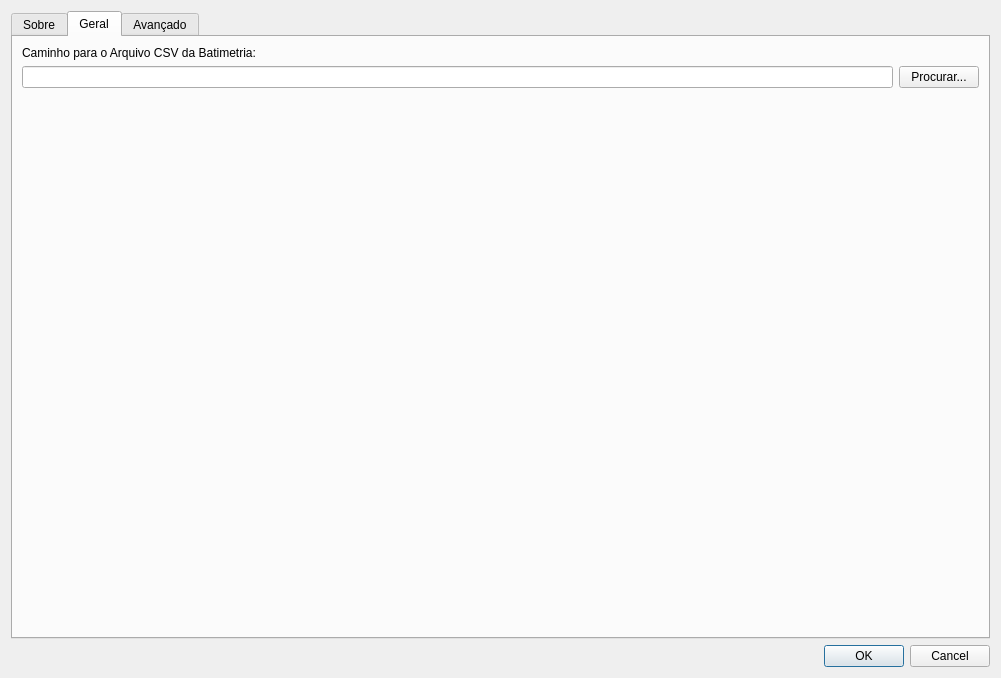
<?xml version="1.0" encoding="UTF-8"?>
<ui version="4.0">
 <class>DepthReaderOCRDialogBase</class>
 <widget class="QDialog" name="DepthReaderOCRDialogBase">
  <property name="geometry">
   <rect>
    <x>0</x>
    <y>0</y>
    <width>1001</width>
    <height>528</height>
   </rect>
  </property>
  <property name="windowTitle">
   <string>Configurações - Depth Reader OCR</string>
  </property>
  <layout class="QVBoxLayout" name="verticalLayout">
   <item>
    <widget class="QTabWidget" name="tabWidget">
     <property name="currentIndex">
      <number>1</number>
     </property>
     <widget class="QWidget" name="tab">
      <attribute name="title">
       <string>Sobre</string>
      </attribute>
      <layout class="QVBoxLayout" name="sobreLayout">
       <item>
        <widget class="QTextBrowser" name="tbInfo">
         <property name="minimumSize">
          <size>
           <width>929</width>
           <height>580</height>
          </size>
         </property>
         <property name="html">
          <string>&lt;!DOCTYPE HTML PUBLIC &quot;-//W3C//DTD HTML 4.0//EN&quot; &quot;http://www.w3.org/TR/REC-html40/strict.dtd&quot;&gt;
&lt;html&gt;&lt;head&gt;&lt;meta name=&quot;qrichtext&quot; content=&quot;1&quot; /&gt;&lt;style type=&quot;text/css&quot;&gt;
p, li { white-space: pre-wrap; }
&lt;/style&gt;&lt;/head&gt;&lt;body style=&quot; font-family:'MS Shell Dlg 2'; font-size:8.25pt; font-weight:400; font-style:normal;&quot;&gt;
&lt;p style=&quot; margin-top:0px; margin-bottom:0px; margin-left:0px; margin-right:0px; -qt-block-indent:0; text-indent:0px;&quot;&gt;&lt;span style=&quot; font-size:8pt; font-weight:600;&quot;&gt;Este plugin detecta profundidades em cartas náuticas usando OCR.&lt;/span&gt;&lt;/p&gt;
&lt;p style=&quot;-qt-paragraph-type:empty; margin-top:0px; margin-bottom:0px; margin-left:0px; margin-right:0px; -qt-block-indent:0; text-indent:0px; font-size:8pt;&quot;&gt;&lt;br /&gt;&lt;/p&gt;
&lt;p style=&quot; margin-top:0px; margin-bottom:0px; margin-left:0px; margin-right:0px; -qt-block-indent:0; text-indent:0px;&quot;&gt;&lt;span style=&quot; font-size:8pt; font-weight:600;&quot;&gt;• Diretório para Imagens de Debug:&lt;/span&gt;&lt;span style=&quot; font-size:8pt;&quot;&gt; Local onde serão salvas as imagens recortadas e processadas para depuração. Útil para verificar o desempenho do OCR.&lt;/span&gt;&lt;/p&gt;
&lt;p style=&quot;-qt-paragraph-type:empty; margin-top:0px; margin-bottom:0px; margin-left:0px; margin-right:0px; -qt-block-indent:0; text-indent:0px; font-size:8pt;&quot;&gt;&lt;br /&gt;&lt;/p&gt;
&lt;p style=&quot; margin-top:0px; margin-bottom:0px; margin-left:0px; margin-right:0px; -qt-block-indent:0; text-indent:0px;&quot;&gt;&lt;span style=&quot; font-size:8pt; font-weight:600;&quot;&gt;• Caminho para o Arquivo CSV da Batimetria:&lt;/span&gt;&lt;span style=&quot; font-size:8pt;&quot;&gt; Local e nome do arquivo CSV onde as profundidades detectadas e suas coordenadas (X, Y) serão registradas.&lt;/span&gt;&lt;/p&gt;
&lt;p style=&quot;-qt-paragraph-type:empty; margin-top:0px; margin-bottom:0px; margin-left:0px; margin-right:0px; -qt-block-indent:0; text-indent:0px; font-size:8pt;&quot;&gt;&lt;br /&gt;&lt;/p&gt;
&lt;p style=&quot; margin-top:0px; margin-bottom:0px; margin-left:0px; margin-right:0px; -qt-block-indent:0; text-indent:0px;&quot;&gt;&lt;span style=&quot; font-size:8pt; font-weight:600;&quot;&gt;• Tamanho do Recorte:&lt;/span&gt;&lt;span style=&quot; font-size:8pt;&quot;&gt; Define o tamanho do quadrado (em pixels) ao redor do ponto clicado que será analisado pelo OCR. Múltiplos de 16 são recomendados para otimização.&lt;/span&gt;&lt;/p&gt;
&lt;p style=&quot;-qt-paragraph-type:empty; margin-top:0px; margin-bottom:0px; margin-left:0px; margin-right:0px; -qt-block-indent:0; text-indent:0px; font-size:8pt;&quot;&gt;&lt;br /&gt;&lt;/p&gt;
&lt;p style=&quot; margin-top:0px; margin-bottom:0px; margin-left:0px; margin-right:0px; -qt-block-indent:0; text-indent:0px;&quot;&gt;&lt;span style=&quot; font-size:8pt; font-weight:600;&quot;&gt;• Requisitos:&lt;/span&gt;&lt;span style=&quot; font-size:8pt;&quot;&gt; Para um desempenho ideal, certifique-se de que o Tesseract OCR está instalado e configurado corretamente em seu sistema. EasyOCR também é usado se disponível.&lt;/span&gt;&lt;/p&gt;&lt;/body&gt;&lt;/html&gt;</string>
         </property>
        </widget>
       </item>
      </layout>
     </widget>
     <widget class="QWidget" name="Geral">
      <attribute name="title">
       <string>Geral</string>
      </attribute>
      <layout class="QVBoxLayout" name="geralLayout">
       <item>
        <layout class="QVBoxLayout" name="ocr_checkbox_placeholder_layout"/>
       </item>
       <item>
        <widget class="QLabel" name="label_csv_path">
         <property name="sizePolicy">
          <sizepolicy hsizetype="Minimum" vsizetype="Minimum">
           <horstretch>0</horstretch>
           <verstretch>0</verstretch>
          </sizepolicy>
         </property>
         <property name="text">
          <string>Caminho para o Arquivo CSV da Batimetria:</string>
         </property>
        </widget>
       </item>
       <item>
        <layout class="QHBoxLayout" name="csvLayout">
         <item>
          <widget class="QLineEdit" name="leCSVPath">
           <property name="sizePolicy">
            <sizepolicy hsizetype="Expanding" vsizetype="Fixed">
             <horstretch>0</horstretch>
             <verstretch>0</verstretch>
            </sizepolicy>
           </property>
          </widget>
         </item>
         <item>
          <widget class="QPushButton" name="btnBrowseCSV">
           <property name="text">
            <string>Procurar...</string>
           </property>
          </widget>
         </item>
        </layout>
       </item>
       <item>
        <spacer name="geralSpacer">
         <property name="orientation">
          <enum>Qt::Vertical</enum>
         </property>
         <property name="sizeHint" stdset="0">
          <size>
           <width>20</width>
           <height>40</height>
          </size>
         </property>
        </spacer>
       </item>
      </layout>
     </widget>
     <widget class="QWidget" name="Avancado">
      <attribute name="title">
       <string>Avançado</string>
      </attribute>
      <layout class="QVBoxLayout" name="avancadoLayout">
       <item>
        <widget class="QLabel" name="label_debug_dir">
         <property name="sizePolicy">
          <sizepolicy hsizetype="Minimum" vsizetype="Minimum">
           <horstretch>0</horstretch>
           <verstretch>0</verstretch>
          </sizepolicy>
         </property>
         <property name="text">
          <string>Diretório para Imagens de Debug:</string>
         </property>
        </widget>
       </item>
       <item>
        <widget class="QLineEdit" name="leDebugDir">
         <property name="sizePolicy">
          <sizepolicy hsizetype="Expanding" vsizetype="Fixed">
           <horstretch>0</horstretch>
           <verstretch>0</verstretch>
          </sizepolicy>
         </property>
        </widget>
       </item>
       <item>
        <widget class="QPushButton" name="btnBrowseDebugDir">
         <property name="text">
          <string>Procurar...</string>
         </property>
        </widget>
       </item>
       <item>
        <widget class="QLabel" name="label_clip_size">
         <property name="sizePolicy">
          <sizepolicy hsizetype="Minimum" vsizetype="Minimum">
           <horstretch>0</horstretch>
           <verstretch>0</verstretch>
          </sizepolicy>
         </property>
         <property name="text">
          <string>Tamanho do Recorte (pixels - múltiplos de 16):</string>
         </property>
        </widget>
       </item>
       <item>
        <widget class="QComboBox" name="cbClipSize">
         <property name="sizePolicy">
          <sizepolicy hsizetype="Expanding" vsizetype="Fixed">
           <horstretch>0</horstretch>
           <verstretch>0</verstretch>
          </sizepolicy>
         </property>
         <item>
          <property name="text">
           <string>16</string>
          </property>
         </item>
         <item>
          <property name="text">
           <string>32</string>
          </property>
         </item>
         <item>
          <property name="text">
           <string>48</string>
          </property>
         </item>
         <item>
          <property name="text">
           <string>64</string>
          </property>
         </item>
         <item>
          <property name="text">
           <string>80</string>
          </property>
         </item>
         <item>
          <property name="text">
           <string>96</string>
          </property>
         </item>
        </widget>
       </item>
       <item>
        <widget class="QLabel" name="label">
         <property name="text">
          <string>Ângulos de Rotação (°)</string>
         </property>
        </widget>
       </item>
       <item>
        <widget class="QLineEdit" name="leRotations">
         <property name="sizePolicy">
          <sizepolicy hsizetype="Expanding" vsizetype="Fixed">
           <horstretch>0</horstretch>
           <verstretch>0</verstretch>
          </sizepolicy>
         </property>
        </widget>
       </item>
       <item>
        <widget class="QGroupBox" name="groupBox">
         <property name="sizePolicy">
          <sizepolicy hsizetype="Expanding" vsizetype="Minimum">
           <horstretch>0</horstretch>
           <verstretch>0</verstretch>
          </sizepolicy>
         </property>
         <property name="title">
          <string>Filtros de Pré-processamento Ativos</string>
         </property>
         <layout class="QVBoxLayout" name="filtrosLayout">
          <item>
           <widget class="QCheckBox" name="chkClahe">
            <property name="text">
             <string>CLAHE</string>
            </property>
           </widget>
          </item>
          <item>
           <widget class="QCheckBox" name="chkGaussian">
            <property name="text">
             <string>Threshold Adaptativo Gaussiano</string>
            </property>
           </widget>
          </item>
          <item>
           <widget class="QCheckBox" name="chkMean">
            <property name="text">
             <string>Threshold Adaptativo Médio</string>
            </property>
           </widget>
          </item>
         </layout>
        </widget>
       </item>
       <item>
        <spacer name="avancadoSpacer">
         <property name="orientation">
          <enum>Qt::Vertical</enum>
         </property>
         <property name="sizeHint" stdset="0">
          <size>
           <width>20</width>
           <height>40</height>
          </size>
         </property>
        </spacer>
       </item>
      </layout>
     </widget>
    </widget>
   </item>
   <item>
    <layout class="QFormLayout" name="formLayout"/>
   </item>
   <item>
    <widget class="QDialogButtonBox" name="button_box">
     <property name="orientation">
      <enum>Qt::Horizontal</enum>
     </property>
     <property name="standardButtons">
      <set>QDialogButtonBox::Cancel|QDialogButtonBox::Ok</set>
     </property>
    </widget>
   </item>
  </layout>
 </widget>
 <resources/>
 <connections>
  <connection>
   <sender>button_box</sender>
   <signal>accepted()</signal>
   <receiver>DepthReaderOCRDialogBase</receiver>
   <slot>accept()</slot>
   <hints>
    <hint type="sourcelabel">
     <x>20</x>
     <y>20</y>
    </hint>
    <hint type="destinationlabel">
     <x>20</x>
     <y>20</y>
    </hint>
   </hints>
  </connection>
  <connection>
   <sender>button_box</sender>
   <signal>rejected()</signal>
   <receiver>DepthReaderOCRDialogBase</receiver>
   <slot>reject()</slot>
   <hints>
    <hint type="sourcelabel">
     <x>20</x>
     <y>20</y>
    </hint>
    <hint type="destinationlabel">
     <x>20</x>
     <y>20</y>
    </hint>
   </hints>
  </connection>
 </connections>
</ui>
